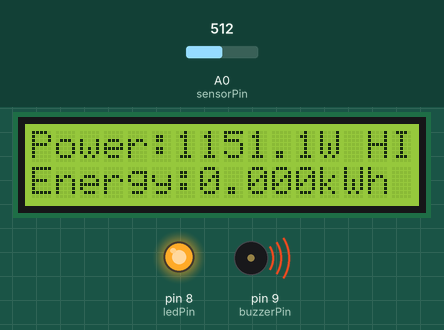
This sketch was run on a simulated Arduino Uno, built with avr-gcc and run on an emulated ATmega328P. Shown: 16×2 character LCD, output pins drawn as LEDs (lit = HIGH), buzzer (waves = sounding). The test bench sets the inputs (shaded band); at power-on: A0 (sensorPin) = 512.

Above: at 1.2 s.
1.3 s: A0 (sensorPin) set to 217
At 6.3 s:
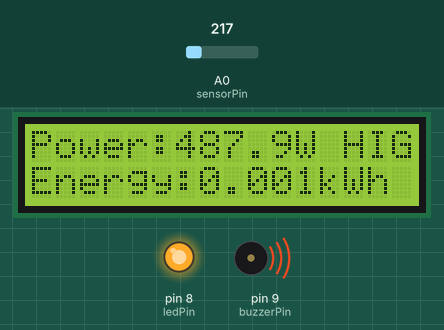
10.6 s: A0 (sensorPin) set to 191
At 15.4 s:
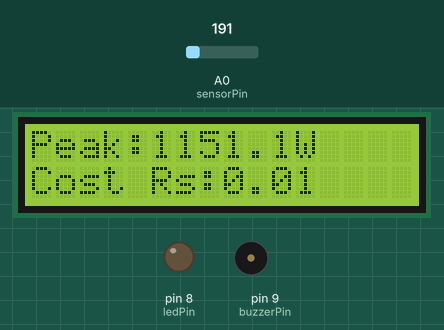
18.6 s: A0 (sensorPin) set to 0
At 21.5 s:
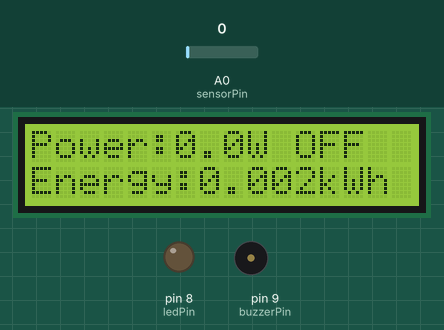
27.9 s: A0 (sensorPin) set to 4
At 30.2 s:
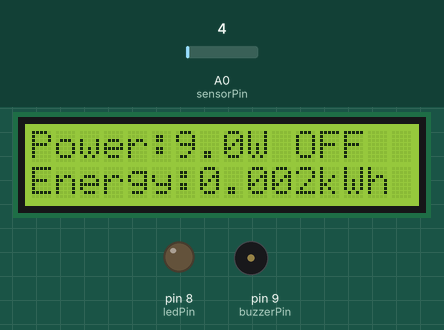
32.9 s: A0 (sensorPin) set to 7
At 37.7 s:
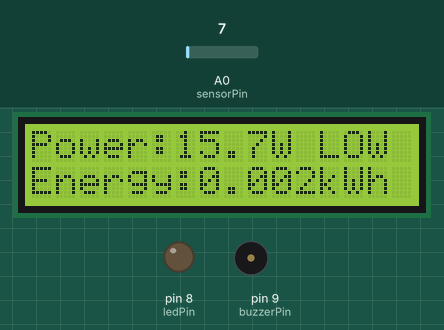
42.2 s: A0 (sensorPin) set to 122
At 45.0 s:
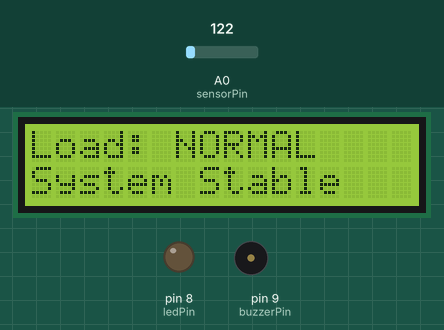
Timing chart, 0 to 46.5 s (numbered marks = the images above; inputs shaded):
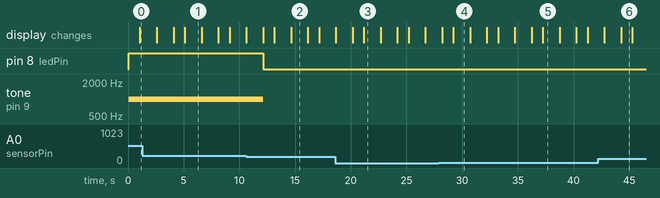

The sketch:

smart_energy_monitor.ino
```cpp
#include <LiquidCrystal.h>

LiquidCrystal lcd(12,11,5,4,3,2);

int sensorPin = A0;
int ledPin = 8;
int buzzerPin = 9;

float voltage = 230.0;

float current;
float power;

float energy = 0;
float peakPower = 0;

float cost = 0;
float rate = 6.0;

unsigned long previousTime = 0;

String status;

void setup()
{
  lcd.begin(16,2);
  pinMode(ledPin,OUTPUT);
  pinMode(buzzerPin,OUTPUT);

  previousTime = millis();
}

void loop()
{
  int sensorValue = analogRead(sensorPin);
  current = sensorValue * (5.0 / 1023.0) * 2.0;

  power = voltage * current;

  if(power > peakPower)
    peakPower = power;

  unsigned long currentTime = millis();

  float hours = (currentTime - previousTime)/3600000.0;

  energy = energy + power * hours;

  previousTime = currentTime;

  float energykWh = energy / 1000.0;

  cost = energykWh * rate;

  if(current < 0.05)
    status = "OFF";
  else if(current < 0.5)
    status = "LOW";
  else
    status = "HIGH";

    if(power < 150)
  {
    digitalWrite(ledPin,LOW);
    noTone(buzzerPin);

    lcd.clear();
    lcd.setCursor(0,0);
    lcd.print("Load: LOW");
    lcd.setCursor(0,1);
    lcd.print("Energy Saving");
  }
  else if(power >=150 && power < 300)
  {
    digitalWrite(ledPin,LOW);
    noTone(buzzerPin);

    lcd.clear();
    lcd.setCursor(0,0);
    lcd.print("Load: NORMAL");
    lcd.setCursor(0,1);
    lcd.print("System Stable");
  }
  else if(power >=300 && power <=450)
  {
    digitalWrite(ledPin,LOW);
    noTone(buzzerPin);

    lcd.clear();
    lcd.setCursor(0,0);
    lcd.print("Load: HIGH");
    lcd.setCursor(0,1);
    lcd.print("Reduce Usage");
  }
  else
  {
    digitalWrite(ledPin,HIGH);
    tone(buzzerPin,1000);

    lcd.clear();
    lcd.setCursor(0,0);
    lcd.print("OVERLOAD!");
    lcd.setCursor(0,1);
    lcd.print("Turn off loads");
  }

  delay(1000);

  lcd.clear();
  lcd.setCursor(0,0);
  lcd.print("Power:");
  lcd.print(power,1);
  lcd.print("W ");
  lcd.print(status);

  lcd.setCursor(0,1);
  lcd.print("Energy:");
  lcd.print(energykWh,3);
  lcd.print("kWh");

  delay(1500);

  lcd.clear();
  lcd.setCursor(0,0);
  lcd.print("Peak:");
  lcd.print(peakPower,1);
  lcd.print("W");

  lcd.setCursor(0,1);
  lcd.print("Cost Rs:");
  lcd.print(cost,2);

  delay(1500);


}
```

Measured:
- the behaviour switches between 201 and 200 on A0 (sensorPin) (found by bisection; images 1 and 2)
- the behaviour switches between 5 and 6 on A0 (sensorPin) (found by bisection; images 4 and 5)
- after the input at 10.6 s, pin 8 (ledPin): HIGH → LOW after 1.5 s; tone on pin 9 (buzzerPin): 1000 Hz → silent after 1.5 s; the display: first differs from a run without the input after 1.5 s (image 2 shows a later state)
- after the input at 18.6 s, the display: first differs from a run without the input after 1.6 s (image 3 shows a later state)
- after the input at 32.9 s, the display: first differs from a run without the input after 4.3 s (image 5)
- after the input at 42.2 s, the display: first differs from a run without the input after 2.1 s (image 6)
- what the display in image 1 shows lasts 1.5 s, from 5.1 s to 6.6 s
